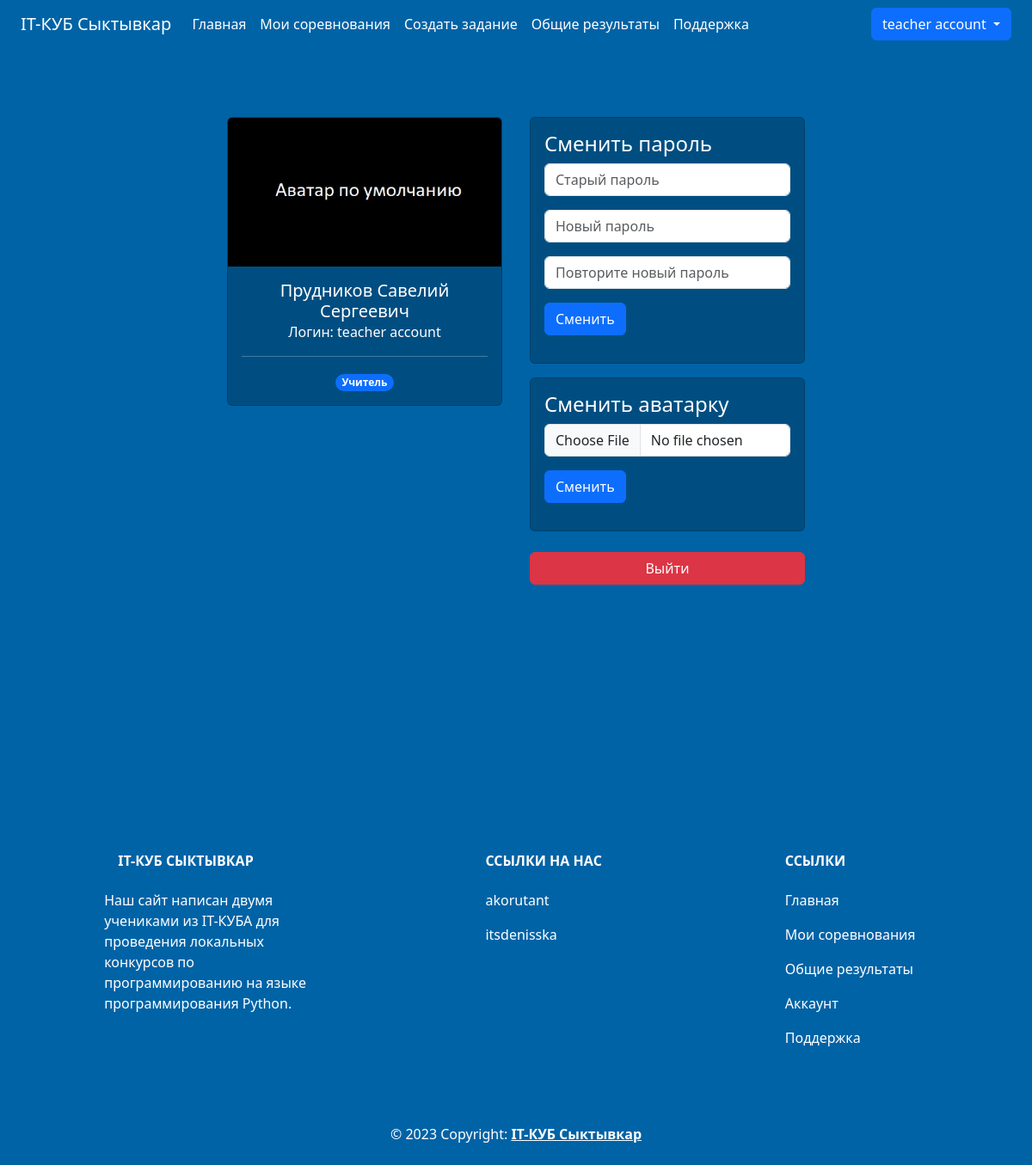
/account/1 (signed in), run on the app's committed database.
### data/users.py (models this page shows, shortened)
class User(SqlAlchemyBase, UserMixin):
    __tablename__ = 'users'
    id = sqlalchemy.Column(sqlalchemy.Integer,
                           primary_key=True, autoincrement=True)
    login = sqlalchemy.Column(sqlalchemy.String, nullable=False)
    firstname = sqlalchemy.Column(sqlalchemy.String, nullable=False)
    surname = sqlalchemy.Column(sqlalchemy.String, nullable=False)
    patronymic = sqlalchemy.Column(sqlalchemy.String, nullable=False)
    job_title = sqlalchemy.Column(sqlalchemy.String, nullable=False)
    email = sqlalchemy.Column(sqlalchemy.String,
                              index=True, unique=True, nullable=False)
    hashed_password = sqlalchemy.Column(sqlalchemy.String, nullable=False)
    count_contests = sqlalchemy.Column(sqlalchemy.Integer, nullable=False, default=0)
    count_wins = sqlalchemy.Column(sqlalchemy.Integer, nullable=False, default=0)
    avatar = sqlalchemy.Column(sqlalchemy.String, nullable=True)
    created_date = sqlalchemy.Column(sqlalchemy.DateTime,
                                     default=datetime.now)
    contest_results = orm.relationship('ContestResults', backref='user')

### main.py (the view, shortened to what this page needs)
@app.route("/account/<int:user_id>", methods=['GET', 'POST'])
@login_required
def account(user_id):
    if current_user.id == user_id:
        db_sess = db_session.create_session()
        user = db_sess.query(User).filter(User.id == current_user.id).first()
        form_change_password = ChangePasswordForm()
        form_change_avatar = ChangeAvatarForm()
        return render_template('personal_area.html',
                               title="Аккаунт",
                               form_change_password=form_change_password,
                               form_change_avatar=form_change_avatar)
    return redirect(url_for("register"))

### forms/change_password_form.py
class ChangePasswordForm(FlaskForm):
    old_password = PasswordField(validators=[DataRequired()], render_kw={"placeholder": "Старый пароль"})
    new_password = PasswordField(validators=[DataRequired(), Length(min=8, max=32, message='Паполь должен быть не меньше 8 символов, не более 32 символов')], render_kw={"placeholder": "Новый пароль"})
    repeated_new_password = PasswordField(validators=[DataRequired()], render_kw={"placeholder": "Повторите новый пароль"})
    submit = SubmitField("Сменить")

### forms/change_avatar_form.py
class ChangeAvatarForm(FlaskForm):
    avatar = FileField(validators=[DataRequired()])
    submit = SubmitField("Сменить")

### data/db_session.py (called while the page is built)
def create_session() -> Session:
    global __factory
    return __factory()

### main.py (called while the page is built)
@login_manager.user_loader
def load_user(user_id):
    db_sess = db_session.create_session()
    return db_sess.query(User).get(user_id)

### templates/personal_area.html (shortened to what this page needs)
{% extends "base.html" %}
{% block content %}
    <div
      class="d-flex flex-column flex-md-row p-3"
      style="justify-content: center"
    >
      <div class="p-3">
        <div class="card card-background text-white" style="width: 20rem">
          <img
            src="{{ url_for('user_avatar') }}"
            class="card-img-top"
            alt="user_avatar"
          />
          <div class="card-body text-center">
            <h5 style="margin-bottom: 0">{{ current_user.surname }} {{ current_user.firstname }} {{ current_user.patronymic }}</h5>
            <p>Логин: {{ current_user.login }}</p>
            <hr />
            {% if current_user.job_title == 'teacher' %}
            <span class="badge rounded-pill text-bg-primary">Учитель</span>
            {% elif current_user.job_title == 'student' %}
            <span class="badge rounded-pill text-bg-primary">Ученик</span>
            {% endif %}
          </div>
        </div>
      </div>
      <div class="p-3">
        <div class="card card-background text-white" style="width: 20rem">
            <div class="card-body">
                <h4 class="card-title">Сменить пароль</h4>
                <form action="" method="post">
                    <p>
                        {{ form_change_password.old_password(class="form-control", type="password") }}
                    </p>
                    <p>
                        {{ form_change_password.new_password(class="form-control mt-1", type="password") }}
                    </p>
                    <p>
                        {{ form_change_password.repeated_new_password(class="form-control mt-1", type="password") }}
                    </p>
                    <p>{{ form_change_password.submit(type="submit", class="btn btn-primary") }}</p>
                </form>
            </div>
        </div>
        <div class="card card-background text-white mt-3" style="width: 20rem">
          <div class="card-body">
            <h4 class="card-title">Сменить аватарку</h4>
              <form action="" method="post" enctype="multipart/form-data">
                  <p>
                        {{ form_change_avatar.avatar(type="file", class="form-control") }}
                  </p>
                    <p>{{ form_change_avatar.submit(type="submit", class="btn btn-primary") }}</p>
              </form>
          </div>
        </div>
        <a class="btn btn-danger text-white w-100 mt-4" href="{{ url_for('logout') }}">Выйти</a>
      </div>
    </div>
{% endblock %}

### templates/base.html (shortened to what this page needs)
<!DOCTYPE html>
<html lang="ru">
<head>
    <link
            rel="stylesheet"
            href="https://stackpath.bootstrapcdn.com/bootstrap/4.4.1/css/bootstrap.min.css"
    />
    <link
            href="https://cdn.jsdelivr.net/npm/bootstrap@5.3.0-alpha3/dist/css/bootstrap.min.css"
            rel="stylesheet"
    />
    <link rel="stylesheet" href="{{ url_for('static', filename='css/style.css') }}"/>
</head>
<body class="navbar-background">
<header class="container-fluid navbar-background">
    <nav class="navbar navbar-expand-lg navbar-background">
        <div class="container-fluid">
            <a class="navbar-brand text-white" href="{{ url_for('index') }}">IT-КУБ Сыктывкар</a>
            <div
                    class="collapse navbar-collapse justify-content-between"
                    id="navbarSupportedContent"
            >
                <ul class="navbar-nav me-auto mb-2 mb-lg-0">
                    <li class="nav-item">
                        <a
                                class="nav-link active text-white"
                                aria-current="page"
                                href="{{ url_for('index') }}"
                        >Главная</a
                        >
                    </li>
                    {% if current_user.is_authenticated %}
                    {% if current_user.job_title == "teacher" %}
                    <li>
                        <a class="nav-link text-white" href="{{ url_for('contests_teacher') }}">Мои соревнования</a>
                    </li>
                    <li>
                        <a class="nav-link text-white" href="{{ url_for('tasks_add') }}">Создать задание</a>
                    </li>
                    {% endif %}
                    <li>
                        <a href="{{ url_for('results') }}" class="nav-link text-white">Общие результаты</a>
                    </li>
                    {% endif %}
                    <li class="nav-item">
                        <a class="nav-link text-white" href="{{ url_for('help') }}">Поддержка</a>
                    </li>
                </ul>
                <div>
                    {% if current_user.is_authenticated %}
                    <div class="btn-group dropdown-center">
                        <button type="button" class="btn btn-primary dropdown-toggle"
                                data-bs-toggle="dropdown"
                                aria-expanded="false">
                            {{ current_user.login }}
                        </button>
                    </div>
                    {% else %}
                    <a class="btn btn-primary" href="{{ url_for('login') }}">Войти</a>
                    <a class="btn btn-primary" href="{{ url_for('register') }}">Регистрация</a>
                    {% endif %}
                </div>
            </div>
        </div>
    </nav>
</header>
<main role="main" class="container content mt-5">
    {% block content %} {% endblock %}
</main>
<footer class="text-center text-lg-start navbar-background text-muted">
    <section
            class="d-flex justify-content-center justify-content-lg-between p-4"
    >
        <div class="container text-center text-md-start mt-5 text-white">
            <div class="row mt-3">
                <div class="col-md-3 col-lg-4 col-xl-3 mx-auto mb-4">
                    <h6 class="text-uppercase fw-bold mb-4">
                        IT-КУБ Сыктывкар
                    </h6>
                    <p>Наш сайт написан двумя учениками из IT-КУБА для проведения локальных конкурсов по
                        программированию на языке программирования Python.</p>
                </div>
                <div class="col-md-2 col-lg-2 col-xl-2 mx-auto mb-4">
                    <h6 class="text-uppercase fw-bold mb-4">Ссылки на нас</h6>
                    <p>
                        <a href="https://akoru.works/" class="nav-link text-white">akorutant</a>
                    </p>
                    <p>
                        <a href="https://t.me/itsdenisska" class="nav-link text-white">itsdenisska</a>
                    </p>
                </div>
                <div class="col-md-3 col-lg-2 col-xl-2 mx-auto mb-4">
                    <h6 class="text-uppercase fw-bold mb-4">Ссылки</h6>
                    <p>
                        <a href="{{ url_for('index') }}" class="nav-link text-white">Главная</a>
                    </p>
                    {% if current_user.is_authenticated %}
                    {% if current_user.job_title == "teacher" %}
                    <p>
                        <a class="nav-link text-white" href="{{ url_for('contests_teacher') }}">Мои соревнования</a>
                    </p>
                    {% endif %}
                    <p>
                        <a href="{{ url_for('results') }}" class="nav-link text-white">Общие результаты</a>
                    </p>
                    <p>
                        <a class="nav-link text-white"
                           href="{{ url_for('account', user_id=current_user.id) }}">Аккаунт</a>
                    </p>
                    {% endif %}
                    <p>
                        <a href="{{ url_for('help') }}" class="nav-link text-white">Поддержка</a>
                    </p>
                </div>
            </div>
        </div>
    </section>
    <div class="text-center p-4 text-white">
        © 2023 Copyright:
        <a class="text-reset fw-bold" href="{{ url_for('index') }}">IT-КУБ Сыктывкар</a>
    </div>
</footer>
</body>
</html>

### static/css/style.css (style rules this page uses)
.navbar-background { background-color: #0063a6; }
.card-background { background-color: #004e81; }
.content { min-height:100vh; }

### data on the page
User: login "teacher account", surname "Прудников", firstname "Савелий", patronymic "Сергеевич"
